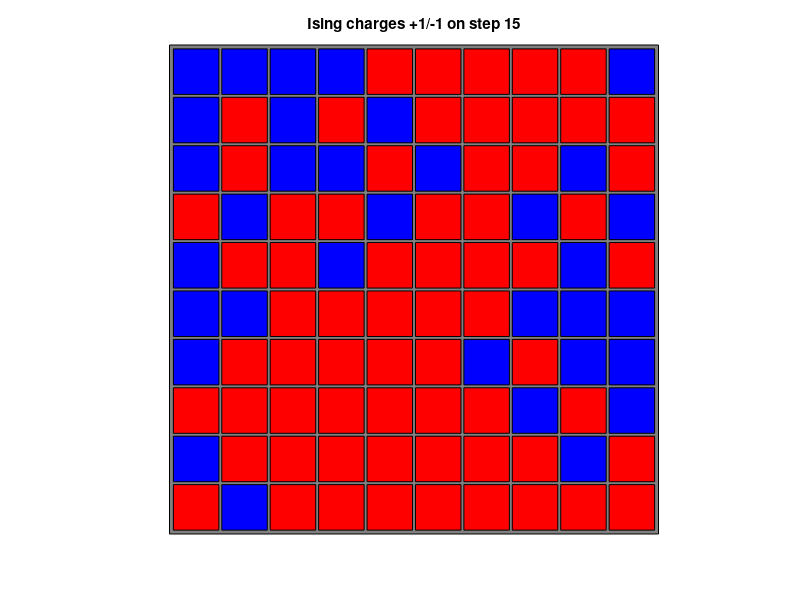

MATLAB code for this plot:
function ising_2d_simulation ( m, n, iterations, thresh, seed )

%*****************************************************************************80
%
%% ISING_2D_SIMULATION carries out a 2D Ising simulation.
%
%  Discussion:
%
%    Note that, when all the cells are updated in a single cycle, there is
%    a mathematically stable checkerboard solution, in which all the reds
%    and blacks flip color repeatedly.
%
%  Licensing:
%
%    This code is distributed under the GNU LGPL license. 
%
%  Modified:
%
%    21 November 2011
%
%  Author:
%
%    John Burkardt
%
  timestamp ( );
  fprintf ( 1, '\n' );
  fprintf ( 1, 'ISING_2D_SIMULATION\n' );
  fprintf ( 1, '  MATLAB version\n' );
  fprintf ( 1, '  Monte Carlo simulation of a 2D Ising model.\n' );
%
%  Arguments not supplied are set to default values.
%
  if ( nargin < 1 )
    m = 10;
  elseif ( ischar ( m ) )
    m = str2num ( m );
  end

  if ( nargin < 2 )
    n = 10;
  elseif ( ischar ( n ) )
    n = str2num ( n );
  end

  if ( nargin < 3 )
    iterations = 15;
  elseif ( ischar ( iterations ) )
    iterations = str2num ( iterations );
  end

  if ( nargin < 4 )
    thresh = 0.50;
  elseif ( ischar ( thresh ) )
    thresh = str2num ( thresh );
  end

  if ( nargin < 5 )
    seed = 123456789;
  elseif ( ischar ( seed ) )
    seed = str2num ( seed );
  end
%
%  Define the probability of flipping if you are in a neighborhood of
%  1, 2, 3, 4, or 5 of the same sign.
%
%  This should really be some kind of exponential dependent on "temperature".
%
  prob = [ 0.98, 0.85, 0.50, 0.15, 0.02 ];

  fprintf ( 1, '\n' );
  fprintf ( 1, '  The row dimension M = %d\n', m );
  fprintf ( 1, '  The column dimension N = %d\n', n );
  fprintf ( 1, '  The number of iterations taken is ITERATIONS = %d\n', iterations );
  fprintf ( 1, '  The threshhold THRESH = %f\n', thresh );
  fprintf ( 1, '  The seed SEED = %d\n', seed );
  fprintf ( 1, '\n' );
  fprintf ( 1, '  The transition probability table, based on the number of\n' );
  fprintf ( 1, '  neighbors with the same charge.\n' );
  fprintf ( 1, '\n' );
  fprintf ( 1, '        1           2           3           4           5\n' );
  fprintf ( 1, '\n' );
  fprintf ( 1, '  %10.4f  %10.4f  %10.4f  %10.4f  %10.4f\n', prob(1:5) );

  fprintf ( 1, '\n' );
  fprintf ( 1, '  An automatic pause of 2 seconds is imposed between \n;' );
  fprintf ( 1, '  successive displays.\n' );
%
%  Initialize C1.
%
  [ c1, seed ] = ising_2d_initialize ( m, n, thresh, seed );
%
%  Do the simulation.
%
  [ c1, seed ] = transition ( m, n, iterations, prob, seed, c1 );
%
%  Terminate.
%
  fprintf ( 1, '\n' );
  fprintf ( 1, 'ISING_2D_SIMULATION\n' );
  fprintf ( 1, '  Normal end of execution.\n' );
  fprintf ( 1, '\n' );
  timestamp ( );

  return
end
function i4mat_print ( m, n, a, title )

%*****************************************************************************80
%
%% I4MAT_PRINT prints an I4MAT.
%
%  Licensing:
%
%    This code is distributed under the GNU LGPL license.
%
%  Modified:
%
%    10 September 2009
%
%  Author:
%
%    John Burkardt
%
%  Parameters:
%
%    Input, integer M, N, the number of rows and columns of the matrix.
%
%    Input, integer A(M,N), an M by N matrix to be printed.
%
%    Input, string TITLE, a title.
%
  i4mat_print_some ( m, n, a, 1, 1, m, n, title );

  return
end
function i4mat_print_some ( m, n, a, ilo, jlo, ihi, jhi, title )

%*****************************************************************************80
%
%% I4MAT_PRINT_SOME prints out a portion of an I4MAT.
%
%  Licensing:
%
%    This code is distributed under the GNU LGPL license.
%
%  Modified:
%
%    08 February 2010
%
%  Author:
%
%    John Burkardt
%
%  Parameters:
%
%    Input, integer M, N, the number of rows and columns of the matrix.
%
%    Input, integer A(M,N), an M by N matrix to be printed.
%
%    Input, integer ILO, JLO, the first row and column to print.
%
%    Input, integer IHI, JHI, the last row and column to print.
%
%    Input, string TITLE, a title.
%
  incx = 10;

  fprintf ( 1, '\n' );
  fprintf ( 1, '%s\n', title );

  if ( m <= 0 || n <= 0 )
    fprintf ( 1, '\n' );
    fprintf ( 1, '  (None)\n' );
    return
  end

  for j2lo = max ( jlo, 1 ): incx : min ( jhi, n )

    j2hi = j2lo + incx - 1;
    j2hi = min ( j2hi, n );
    j2hi = min ( j2hi, jhi );

    fprintf ( 1, '\n' );
    fprintf ( 1, '  Col: ' );

    for j = j2lo : j2hi
      fprintf ( 1, '%7d  ', j );
    end

    fprintf ( 1, '\n' );
    fprintf ( 1, '  Row\n' );
    fprintf ( 1, '\n' );

    i2lo = max ( ilo, 1 );
    i2hi = min ( ihi, m );

    for i = i2lo : i2hi

      fprintf ( 1, '%5d: ', i );
      for j = j2lo : j2hi
        fprintf ( 1, '%7d  ', a(i,j) );
      end

      fprintf ( 1, '\n' );

    end

  end

  return
end
function [ c, seed ] = i4mat_uniform ( m, n, a, b, seed )

%*****************************************************************************80
%
%% I4MAT_UNIFORM returns a scaled pseudorandom I4MAT.
%
%  Licensing:
%
%    This code is distributed under the GNU LGPL license.
%
%  Modified:
%
%    12 November 2006
%
%  Author:
%
%    John Burkardt
%
%  Reference:
%
%    Paul Bratley, Bennett Fox, Linus Schrage,
%    A Guide to Simulation,
%    Springer Verlag, pages 201-202, 1983.
%
%    Pierre L'Ecuyer,
%    Random Number Generation,
%    in Handbook of Simulation,
%    edited by Jerry Banks,
%    Wiley Interscience, page 95, 1998.
%
%    Bennett Fox,
%    Algorithm 647:
%    Implementation and Relative Efficiency of Quasirandom
%    Sequence Generators,
%    ACM Transactions on Mathematical Software,
%    Volume 12, Number 4, pages 362-376, 1986.
%
%    Peter Lewis, Allen Goodman, James Miller
%    A Pseudo-Random Number Generator for the System/360,
%    IBM Systems Journal,
%    Volume 8, pages 136-143, 1969.
%
%  Parameters:
%
%    Input, integer M, N, the row and column dimensions of the matrix.
%
%    Input, integer A, B, the minimum and maximum acceptable values.
%
%    Input, integer SEED, a seed for the random number generator.
%
%    Output, integer C(M,N), the randomly chosen integer vector.
%
%    Output, integer SEED, the updated seed.
%
  if ( seed == 0 )
    fprintf ( 1, '\n' );
    fprintf ( 1, 'I4MAT_UNIFORM - Fatal error!\n' );
    fprintf ( 1, '  Input SEED = 0!\n' );
    error ( 'I4MAT_UNIFORM - Fatal error!' );
  end

  seed = floor ( seed );
  a = round ( a );
  b = round ( b );

  for j = 1 : n

    for i = 1 : m

      seed = mod ( seed, 2147483647 );

      if ( seed < 0 ) 
        seed = seed + 2147483647;
      end 

      k = floor ( seed / 127773 );

      seed = 16807 * ( seed - k * 127773 ) - k * 2836;

      if ( seed < 0 )
        seed = seed + 2147483647;
      end

      r = seed * 4.656612875E-10;
%
%  Scale R to lie between A-0.5 and B+0.5.
%
      r = ( 1.0 - r ) * ( min ( a, b ) - 0.5 ) ...
        +         r   * ( max ( a, b ) + 0.5 );
%
%  Use rounding to convert R to an integer between A and B.
%
      value = round ( r );

      value = max ( value, min ( a, b ) );
      value = min ( value, max ( a, b ) );

      c(i,j) = value;

    end
  end

  return
end
function c5 = ising_2d_agree ( m, n, c1 )

%*****************************************************************************80
%
%% ISING_2D_AGREE returns the number of neighbors agreeing with each cell.
%
%  Discussion:
%
%    The count includes the cell itself, so it is between 1 and 5.
%
%  Licensing:
%
%    This code is distributed under the GNU LGPL license.
%
%  Modified:
%
%    20 November 2011
%
%  Author:
%
%    John Burkardt
%
%  Parameters:
%
%    Input, integer M, N, the number of cells in each spatial dimension.
%
%    Input, integer C1(M,N), an array of 1's and -1's.
%
%    Output, integer C5(M,N), the number of neighbors that agree.
%    1, 2, 3, 4, or 5.
%
  c5 = c1 ...
     + circshift ( c1, [ -1,  0 ] ) ...
     + circshift ( c1, [ +1,  0 ] ) ...
     + circshift ( c1, [  0, -1 ] ) ...
     + circshift ( c1, [  0, +1 ] );

  i = find ( 0 < c1 );
  c5(i) = ( 5 + c5(i) ) / 2;

  i = find ( c1 < 0 );
  c5(i) = ( 5 - c5(i) ) / 2;

  return
end
function ising_2d_display ( step, m, n, c1 )

%*****************************************************************************80
%
%% ISING_2D_DISPLAY displays the current Ising status.
%
%  Licensing:
%
%    This code is distributed under the GNU LGPL license.
%
%  Modified:
%
%    20 November 2011
%
%  Author:
%
%    John Burkardt
%
%  Parameters:
%
%    Input, integer STEP, the step number.
%
%    Input, integer M, N, the number of rows and columnss.
%
%    Input, integer C1(M,N), the status of each cell:
%    -1, display as a shade of red.
%    +1, display as a shade of blue.
%
  figure ( 1 )
%
%  Clear the graphics frame.
%
  clf
%
%  Determine the plot range.
%
  margin = 0.05;

  x_axes_min = 1.0 - 0.5 - margin;
  x_axes_max = m   + 0.5 + margin;
  y_axes_min = 1.0 - 0.5 - margin;
  y_axes_max = n   + 0.5 + margin;
%
%  Fill in the background with black.
%
  x1 = x_axes_min;
  x2 = x_axes_max;
  y1 = y_axes_min;
  y2 = y_axes_max;

  rgb = [ 0.5, 0.5, 0.5 ];

  fill ( [ x1, x2, x2, x1 ], [ y1, y1, y2, y2 ], rgb );
  hold on
%
%  Draw a square, representing the bed,
%  with most of the length and width, centered at (I,J).
%
  for i = 1 : m
    for j = 1 : n

      x1 = j - 0.47;
      x2 = j + 0.47;
      y1 = ( m + 1 - i ) - 0.47;
      y2 = ( m + 1 - i ) + 0.47;

      if ( c1(i,j) == - 1 )
        rgb = [ 1.0, 0.0, 0.0 ];
      elseif ( c1(i,j) == + 1 )
        rgb = [ 0.0, 0.0, 1.0 ];
      end

      fill ( [ x1, x2, x2, x1 ], [ y1, y1, y2, y2 ], rgb );
      hold on

    end
  end
%
%  Make a title.
%
  title_string = sprintf ( 'Ising charges +1/-1 on step %d', step );

  title ( title_string )
%
%  Choose the aspect ratio and other plot details.
%
  axis ( [ x_axes_min, x_axes_max, y_axes_min, y_axes_max] );
  axis equal
  axis tight
  axis off

  hold off

  pause ( 2 )

  return
end
function [ c1, seed ] = ising_2d_initialize ( m, n, thresh, seed )

%*****************************************************************************80
%
%% ISING_2D_INITIALIZE initializes the Ising array.
%
%  Licensing:
%
%    This code is distributed under the GNU LGPL license.
%
%  Modified:
%
%    19 November 2011
%
%  Author:
%
%    John Burkardt
%
%  Parameters:
%
%    Input, integer M, N, the number of rows and columns.
%
%    Input, real THRESH, the threshhold value, between 0 and 1.
%
%    Input, integer SEED, a seed for the random number generator.
%
%    Output, integer C1(M,N), an array of 1's and -1's.
%
%    Output, integer SEED, a seed for the random number generator.
%
  c1 = ones ( m, n );

  [ r, seed ] = r8mat_uniform_01 ( m, n, seed );
  
  i = find ( r <= thresh );

  c1(i) = -1;

  return
end
function ising_2d_stats ( step, m, n, c1 )

%*****************************************************************************80
%
%% ISING_2D_STATS prints information about the current step.
%
%  Licensing:
%
%    This code is distributed under the GNU LGPL license.
%
%  Modified:
%
%    19 November 2011
%
%  Author:
%
%    John Burkardt
%
%  Parameters:
%
%    Input, integer STEP, the step number.
%
%    Input, integer M, N, the number of rows and columns.
%
%    Input, integer C1(M,N), the current state of the system.
%
  if ( step == 0 )
    fprintf ( 1, '\n' );
    fprintf ( 1, '  Step       Positives       Negatives\n' );
    fprintf ( 1, '             #    %%          #    %%\n' );
    fprintf ( 1, '\n' );
  end

  pos_count = sum ( sum ( 0 < c1 ) );
  neg_count = m * n - pos_count;
  pos_percent = ( 100 * pos_count ) / ( m * n );
  neg_percent = ( 100 * neg_count ) / ( m * n );

  fprintf ( 1, '  %4d  %6d  %6.2f  %6d  %6.2f\n', ...
    step, pos_count, pos_percent, neg_count, neg_percent );

  return
end
function neighbor_2d_display ( step, m, n, c1, c5 )

%*****************************************************************************80
%
%% NEIGHBOR_2D_DISPLAY displays the current Ising neighbor status.
%
%  Licensing:
%
%    This code is distributed under the GNU LGPL license.
%
%  Modified:
%
%    20 November 2011
%
%  Author:
%
%    John Burkardt
%
%  Parameters:
%
%    Input, integer STEP, the step number.
%
%    Input, integer M, N, the number of rows and columnss.
%
%    Input, integer C1(M,N), the status of each cell:
%
%    Input, integer C5(M,N), the number of agreeable neighbors.
%
  figure ( 2 )
%
%  Clear the graphics frame.
%
  clf
%
%  Determine the plot range.
%
  margin = 0.05;

  x_axes_min = 1.0 - 0.5 - margin;
  x_axes_max = m   + 0.5 + margin;
  y_axes_min = 1.0 - 0.5 - margin;
  y_axes_max = n   + 0.5 + margin;
%
%  Fill in the background with black.
%
  x1 = x_axes_min;
  x2 = x_axes_max;
  y1 = y_axes_min;
  y2 = y_axes_max;

  rgb = [ 0.5, 0.5, 0.5 ];

  fill ( [ x1, x2, x2, x1 ], [ y1, y1, y2, y2 ], rgb );
  hold on
%
%  Draw a square, representing the bed,
%  with most of the length and width, centered at (I,J).
%
  for i = 1 : m
    for j = 1 : n

      x1 = j - 0.47;
      x2 = j + 0.47;
      y1 = ( m + 1 - i ) - 0.47;
      y2 = ( m + 1 - i ) + 0.47;

      c = c1(i,j) * c5(i,j);

      if ( c == - 5 )
        rgb = [ 1.0, 0.0, 0.0 ];
      elseif ( c == - 4 )
        rgb = [ 1.0, 0.2, 0.2 ];
      elseif ( c == - 3 )
        rgb = [ 1.0, 0.4, 0.4 ];
      elseif ( c == - 2 )
        rgb = [ 1.0, 0.7, 0.7 ];
      elseif ( c == - 1 )
        rgb = [ 1.0, 0.8, 0.8 ];
      elseif ( c == 0 )
        rgb = [ 1.0, 1.0, 1.0 ];
      elseif ( c == + 1 )
        rgb = [ 0.7, 0.7, 1.0 ];
      elseif ( c == + 2 )
        rgb = [ 0.6, 0.6, 1.0 ];
      elseif ( c == + 3 )
        rgb = [ 0.4, 0.4, 1.0 ];
      elseif ( c == + 4 )
        rgb = [ 0.2, 0.2, 1.0 ];
      elseif ( c == + 5 )
        rgb = [ 0.0, 0.0, 1.0 ];
      end

      fill ( [ x1, x2, x2, x1 ], [ y1, y1, y2, y2 ], rgb );
      hold on

    end
  end
%
%  Make a title.
%
  title_string = sprintf ( 'Ising neighborhoods -5 to +5, step %d to step %d', step-1, step );

  title ( title_string )
%
%  Choose the aspect ratio and other plot details.
%
  axis ( [ x_axes_min, x_axes_max, y_axes_min, y_axes_max] );
  axis equal
  axis tight
  axis off

  hold off

  pause ( 2 )

  return
end
function neighbor_2d_stats ( step, m, n, c1, c5 )

%*****************************************************************************80
%
%% NEIGHBOR_2D_STATS prints neighbor statistics about the current step.
%
%  Licensing:
%
%    This code is distributed under the GNU LGPL license.
%
%  Modified:
%
%    21 November 2011
%
%  Author:
%
%    John Burkardt
%
%  Parameters:
%
%    Input, integer STEP, the step number.
%
%    Input, integer M, N, the number of rows and columns.
%
%    Input, integer C1(M,N), the current state of the system.
%
%    Input, integer C5(M,N), the number of agreeable neighbors.
%
  if ( step == 0 )
    fprintf ( 1, '\n' );
    fprintf ( 1, '  Step     Neighborhood Charge:\n' );
    fprintf ( 1, ...
      '           -5    -4    -3    -2    -1    +1    +2    +3    +4    +5\n' );
    fprintf ( 1, '\n' );
  end

  fprintf ( 1, '  %4d', step );

  for n = -5 : 5
    if ( n ~= 0 )
      c = sum ( sum ( c1 .* c5 == n ) );
      fprintf ( 1, '  %4d', c );
    end
  end
  fprintf ( 1, '\n' );
  
  return
end
function [ r, seed ] = r8mat_uniform_01 ( m, n, seed )

%*****************************************************************************80
%
%% R8MAT_UNIFORM_01 returns a unit pseudorandom R8MAT.
%
%  Licensing:
%
%    This code is distributed under the GNU LGPL license.
%
%  Modified:
%
%    21 September 2006
%
%  Author:
%
%    John Burkardt
%
%  Reference:
%
%    Paul Bratley, Bennett Fox, Linus Schrage,
%    A Guide to Simulation,
%    Springer Verlag, pages 201-202, 1983.
%
%    Bennett Fox,
%    Algorithm 647:
%    Implementation and Relative Efficiency of Quasirandom
%    Sequence Generators,
%    ACM Transactions on Mathematical Software,
%    Volume 12, Number 4, pages 362-376, 1986.
%
%    Peter Lewis, Allen Goodman, James Miller,
%    A Pseudo-Random Number Generator for the System/360,
%    IBM Systems Journal,
%    Volume 8, pages 136-143, 1969.
%
%  Parameters:
%
%    Input, integer M, N, the number of rows and columns in the array.
%
%    Input, integer SEED, the integer "seed" used to generate
%    the output random number.
%
%    Output, real R(M,N), an array of random values between 0 and 1.
%
%    Output, integer SEED, the updated seed.  This would
%    normally be used as the input seed on the next call.
%
  r = zeros ( m, n );

  if ( seed == 0 )
    fprintf ( 1, '\n' );
    fprintf ( 1, 'R8MAT_UNIFORM_01 - Fatal error!\n' );
    fprintf ( 1, '  Input SEED = 0!\n' );
    error ( 'R8MAT_UNIFORM_01 - Fatal error!' );
  end

  for j = 1 : n
    for i = 1 : m

      seed = floor ( seed );

      seed = mod ( seed, 2147483647 );

      if ( seed < 0 ) 
        seed = seed + 2147483647;
      end 

      k = floor ( seed / 127773 );

      seed = 16807 * ( seed - k * 127773 ) - k * 2836;

      if ( seed < 0 )
        seed = seed + 2147483647;
      end

      r(i,j) = seed * 4.656612875E-10;

    end
  end

  return
end
function timestamp ( )

%*****************************************************************************80
%
%% TIMESTAMP prints the current YMDHMS date as a timestamp.
%
%  Licensing:
%
%    This code is distributed under the GNU LGPL license.
%
%  Modified:
%
%    14 February 2003
%
%  Author:
%
%    John Burkardt
%
  t = now;
  c = datevec ( t );
  s = datestr ( c, 0 );
  fprintf ( 1, '%s\n', s );

  return
end
function [ c1, seed ] = transition ( m, n, iterations, prob, seed, c1 )

%*****************************************************************************80
%
%% TRANSITION carries out a Monte Carlo simulation of a 2D Ising model.
%
%  Licensing:
%
%    This code is distributed under the GNU LGPL license.
%
%  Modified:
%
%    03 November 2011
%
%  Author:
%
%    John Burkardt
%
%  Parameters:
%
%    Input, integer M, N, the number of cells in each spatial
%    dimension.
%
%    Input, integer ITERATIONS, the number of iterations to carry out.
%
%    Input, real PROB(1:5).  PROB(I) represents the probability
%    that the spin of a given cell will be reversed, given that it has I immediate
%    neighbors (including itself) with spin the same as its own.
%
%    Input/output, integer SEED, a seed for the random number generator.
%
%    Input/output, integer C1(M,N).  On input, the current state of the
%    system.  On output, the state of the system after the iterations.
%
  step = 0;
  ising_2d_stats ( step, m, n, c1 );
  ising_2d_display ( step, m, n, c1 );

  for step = 1 : iterations
%
%  C5 contains 1 through 5, the number of cells that agree with the center cell.
%
    c5 = ising_2d_agree ( m, n, c1 );

    if ( 0 )
      neighbor_2d_stats ( step, m, n, c1, c5 );
    end

    if ( 0 )
      neighbor_2d_display ( step, m, n, c1, c5 );
    end
%
%  Determine the chances of flipping cell (I,J).
%
    threshhold = zeros ( m, n );

    for j = 1 : 5
      i = find ( c5 == j );
      threshhold(i) = prob(j);
    end

    [ r, seed ] = r8mat_uniform_01 ( m, n, seed );

    i = find ( r < threshhold );

    c1(i) = - c1(i);

    ising_2d_stats ( step, m, n, c1 );
    ising_2d_display ( step, m, n, c1 );

  end

  return
end
